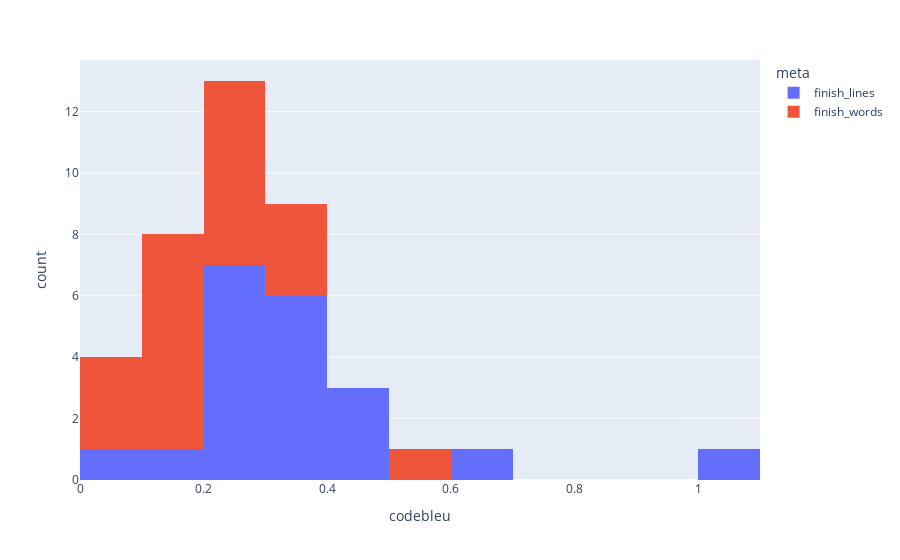

This figure's notebook cell:
### Markdown cell above
Bleu looks absolutely unusable and needs more fixing

### Code cell
px.histogram(df, x='codebleu', color='meta')

### Figure 1 — Plotly figure (JSON) as saved in the notebook; plotly's stock layout.template omitted (floating-point values rounded to 4 significant figures)
{"data": [{"alignmentgroup": "True", "bingroup": "x", "hovertemplate": "meta=finish_lines<br>codebleu=%{x}<br>count=%{y}<extra></extra>", "legendgroup": "finish_lines", "marker": {"color": "#636efa", "pattern": {"shape": ""}}, "name": "finish_lines", "offsetgroup": "finish_lines", "orientation": "v", "showlegend": true, "type": "histogram", "x": [0.413, 0.3461, 0.3, 0.25, 0.2088, 0.2833, 0.2759, 1, 0.4337, 0.6164, 0.3333, 0.25, 0.05625, 0.3333, 0.25, 0.4739, 0.25, 0.1263, 0.3922, 0.3125], "xaxis": "x", "yaxis": "y"}, {"alignmentgroup": "True", "bingroup": "x", "hovertemplate": "meta=finish_words<br>codebleu=%{x}<br>count=%{y}<extra></extra>", "legendgroup": "finish_words", "marker": {"color": "#EF553B", "pattern": {"shape": ""}}, "name": "finish_words", "offsetgroup": "finish_words", "orientation": "v", "showlegend": true, "type": "histogram", "x": [0.0467, 0.2681, 0.25, 0.08695, 0.3244, 0.1375, 0.2819, 0.3353, 0.2768, 0.1838, 0.574, 0.1275, 0.1784, 0.2597, 0.1269, 0.1229, 0.2917, 0.3804, 0.124, 0.09007], "xaxis": "x", "yaxis": "y"}], "layout": {"barmode": "relative", "legend": {"title": {"text": "meta"}, "tracegroupgap": 0}, "margin": {"t": 60}, "xaxis": {"anchor": "y", "domain": [0, 1], "title": {"text": "codebleu"}}, "yaxis": {"anchor": "x", "domain": [0, 1], "title": {"text": "count"}}}}
